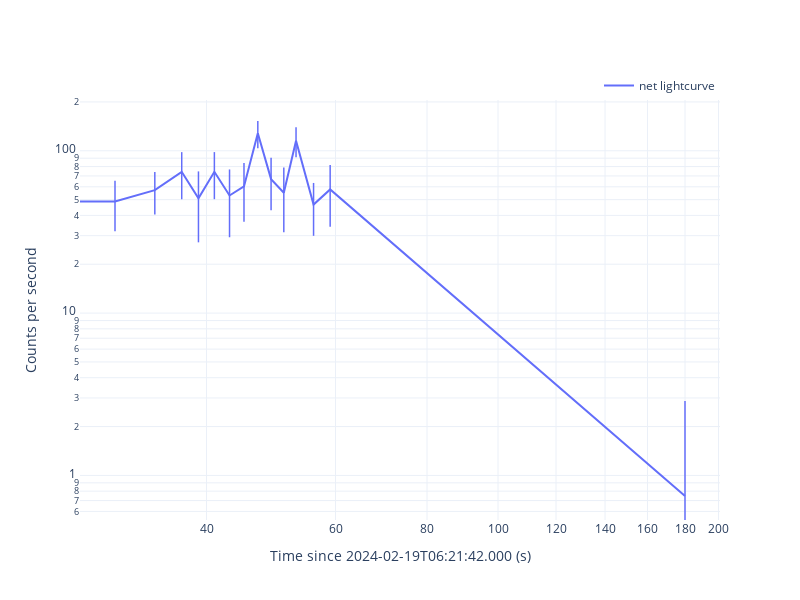

Notebook code cell kept with this figure:
### Code cell
gbm_tte.extract_rebin_curve(min_sigma=2, savepath='./n9/curve', loglog=True, show=True)

### Figure 1 — Plotly figure (JSON) as saved in the notebook; plotly's stock layout.template omitted (floating-point values rounded to 4 significant figures)
{"data": [{"error_y": {"array": [2.162, 16.72, 16.79, 23.92, 23.68, 23.92, 23.7, 23.78, 24.48, 23.85, 23.73, 24.36, 16.72, 23.77, 2.13], "thickness": 1.5, "type": "data", "width": 0}, "marker": {"size": 0, "symbol": "cross-thin"}, "mode": "lines+markers", "name": "net lightcurve", "showlegend": true, "type": "scatter", "x": [-86, 30, 34, 37, 39, 41, 43, 45, 47, 49, 51, 53, 56, 59, 180], "y": [4.504, 48.69, 57.26, 74.18, 50.96, 74.25, 53.03, 60.32, 128.1, 66.89, 55.18, 115.5, 46.65, 57.83, 0.7467]}], "layout": {"height": 600, "legend": {"x": 1, "xanchor": "right", "y": 1, "yanchor": "bottom"}, "width": 800, "xaxis": {"title": {"text": "Time since 2024-02-19T06:21:42.000 (s)"}, "type": "log"}, "yaxis": {"title": {"text": "Counts per second"}, "type": "log"}}}
